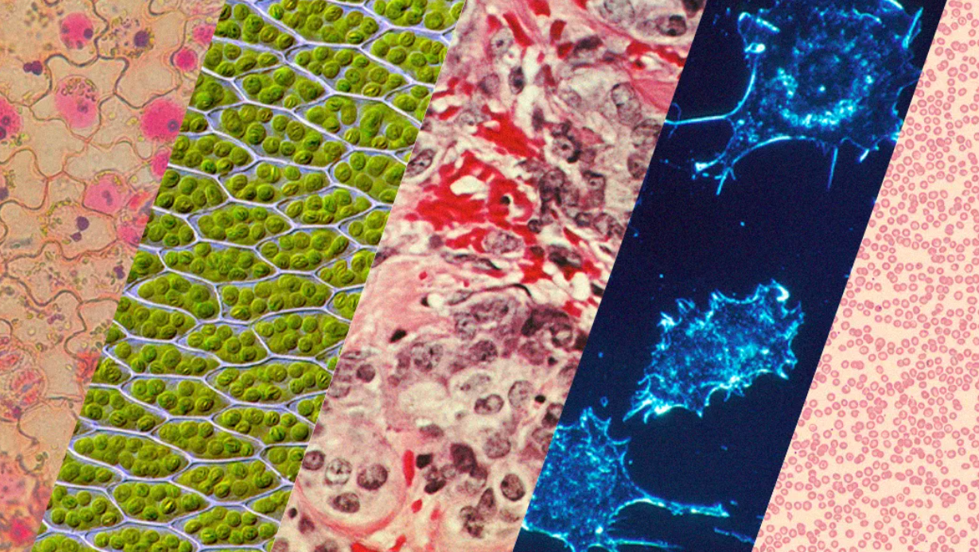
#> input picture imagem_teste.png, 979 x 552 px
$ python teste.py   (older library calls are emulated)
#> lines starting #> are read from the running program, lines starting #| are printed output that depends on the picture
### kernel_bank.py
from collections.abc import Sequence

import cv2
import numpy as np
import matplotlib.pyplot as plt
from matplotlib.colors import LinearSegmentedColormap, TwoSlopeNorm


DIRECTIONAL_ANGLES = (0.0, 22.5, 45.0, 90.0, 112.5, 135.0)


# Kernel bank with the following filters:
#   - Directional: one for each angle in angles
#   - circular: Gaussian and Laplacian if circular = True
class KernelBank:
    def __init__(
        self,
        angles: Sequence[float] = DIRECTIONAL_ANGLES,
        circular: bool = True,
        kernel_size: int = 9,
        gabor_sigma: float = 2.5,
        gaussian_sigma: float = 2.0,
        wavelength: float = 5.0,
        gamma: float = 0.7,
        phase: float = 0.0,
    ) -> None:

        if kernel_size <= 0 or kernel_size % 2 == 0:
            raise ValueError("kernel_size deve ser um inteiro positivo e ímpar.")

        if gabor_sigma <= 0 or gaussian_sigma <= 0:
            raise ValueError("Os valores de sigma devem ser positivos.")

        self.angles = tuple(angles)
        self.circular = circular
        self.kernel_size = kernel_size
        self.gabor_sigma = gabor_sigma
        self.gaussian_sigma = gaussian_sigma
        self.wavelength = wavelength
        self.gamma = gamma
        self.phase = phase
        self.kernels= self._create_kernel_bank()
        self.num_kernels=len(self.kernels)

    # Print the kernel values as floats
    # [4 lines left out: function print, not called in this run]

    # Prints the kernel as a red/blue image
    #   red coloration defines negative numbers and blue positive
    def print_as_image(self) -> None:
        number_of_kernels = len(self.kernels)
        number_of_columns = min(3, number_of_kernels)
        number_of_rows = int(np.ceil(number_of_kernels / number_of_columns))

        figure, axes = plt.subplots(
            number_of_rows,
            number_of_columns,
            figsize=(4 * number_of_columns, 4 * number_of_rows),
            squeeze=False,
        )

        color_map = LinearSegmentedColormap.from_list(
            "negative_red_positive_blue",
            ["red", "white", "blue"],
        )

        for axis, (name, kernel) in zip(axes.flat, self.kernels.items()):
            maximum_absolute_value = float(np.max(np.abs(kernel)))

            # TwoSlopeNorm needs limits other than zero
            if maximum_absolute_value == 0.0:
                maximum_absolute_value = 1.0

            normalization = TwoSlopeNorm(
                vmin=-maximum_absolute_value,
                vcenter=0.0,
                vmax=maximum_absolute_value,
            )

            image = axis.imshow(
                kernel,
                cmap=color_map,
                norm=normalization,
                interpolation="nearest",
            )
            axis.set_title(name.replace("_", " "))
            axis.set_xticks([])
            axis.set_yticks([])
            figure.colorbar(image, ax=axis, fraction=0.046, pad=0.04)

        # Hides empty space in the last line of kernels
        for axis in axes.flat[number_of_kernels:]:
            axis.set_visible(False)

        figure.suptitle("Banco de kernels", fontsize=14)
        figure.tight_layout()
        plt.show()
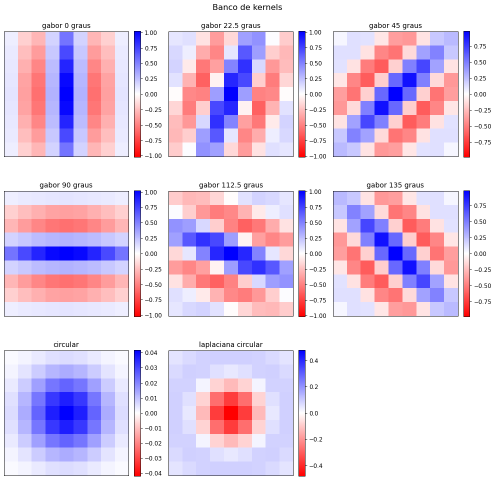
#> figure drawn by matplotlib, 16 panels


    def _create_kernel_bank(self) -> dict[str, np.ndarray]:

        # Directional filters
        kernels = {
            f"gabor_{angle:g}_graus": self._create_gabor_kernel(angle)
            for angle in self.angles
        }

        # Circular filters
        if self.circular:
            kernels["circular"] = self._create_circular_gaussian_kernel()
            kernels["laplaciana_circular"] = (
                self._create_laplacian_of_gaussian_kernel()
            )

        return kernels

    # Creates a square gabor kernel with size equal to kernel_size
    # Filter angulation is defined by angle_degrees
    def _create_gabor_kernel(self, angle_degrees: float) -> np.ndarray:
        theta = np.deg2rad(angle_degrees)

        kernel = cv2.getGaborKernel(
            ksize=(self.kernel_size, self.kernel_size),
            sigma=self.gabor_sigma,
            theta=theta,
            lambd=self.wavelength,
            gamma=self.gamma,
            psi=self.phase,
            ktype=cv2.CV_32F,
        )

        kernel -= kernel.mean()
        return kernel

    def _create_circular_gaussian_kernel(self) -> np.ndarray:
        radius_squared = self._create_radius_squared_grid()
        kernel = np.exp(-radius_squared / (2.0 * self.gaussian_sigma**2))

        kernel /= kernel.sum()

        return kernel.astype(np.float32)

    def _create_laplacian_of_gaussian_kernel(self) -> np.ndarray:
        radius_squared = self._create_radius_squared_grid()
        sigma_squared = self.gaussian_sigma**2
        gaussian = np.exp(-radius_squared / (2.0 * sigma_squared))

        kernel = ((radius_squared - 2.0 * sigma_squared) / sigma_squared**2) * gaussian

        kernel -= kernel.mean()

        return kernel

    def _create_radius_squared_grid(self) -> np.ndarray:
        radius = self.kernel_size // 2
        y, x = np.mgrid[
            -radius:radius + 1,
            -radius:radius + 1,
        ]
        return x**2 + y**2

### image.py
from pathlib import Path
import cv2
import numpy as np
import matplotlib.pyplot as plt

class Image:
    def __init__(
            self,
            path:Path | None = None,
            grey_scale:bool = True,
            height:int = 512,
            width:int = 512,
            image:np.ndarray | None = None,
        ) -> None:

        if height < 0 or width < 0:
            raise ValueError("Image width and height need to be positive integers.")

        self.height = height
        self.width = width
        self.path = path
        self.grey_scale = grey_scale

        if image is not None:
            self.image = image

        elif Path is not None:
            self.image = self.load_image(self.path)

        else:
            raise ValueError("Either 'path' or 'image' must be provided.")


    def show_image(self, image: np.ndarray | None = None, title: str = "Image",) -> None:
        if image is None:
            image = self.image

        if image is None:
            raise ValueError("No image to display")

        plt.figure()

        if len(image.shape) == 2:
            plt.imshow(image, cmap="gray")
        else:
            plt.imshow(cv2.cvtColor(image, cv2.COLOR_BGR2RGB))

        plt.axis("off")
        plt.show()

    def _color_to_grey(self) -> np.ndarray:
        if self.image is None:
            raise ValueError("No image loaded.")

        self.image = cv2.cvtColor(self.image, cv2.COLOR_BGR2GRAY)
        return self.image

    def load_image(self, path:Path = None) -> np.ndarray:
        if path is not None:
            img = cv2.imread(str(path))
#> img is the input picture: shape (552, 979, 3); mean B, G, R 111.3, 126, 145.3
            self.path = path
        elif self.path is not None:
            img = cv2.imread(str(self.path))

        if img is None:
            raise FileNotFoundError(f"Image File not found.")

        # Original image dimensions
        height, width = img.shape[:2]
#> height = 552; width = 979

        # Check if image is large enough
        if height < self.height or width < self.width:
            raise ValueError(
                f"Image ({width}x{height}) is smaller than "
                f"the required size ({self.width}x{self.height})."
            )

        center_y = height // 2
#> center_y = 276
        center_x = width // 2
#> center_x = 489

        start_y = center_y - self.height // 2
#> start_y = 20
        start_x = center_x - self.width // 2
#> start_x = 233

        end_y = start_y + self.height
#> end_y = 532
        end_x = start_x + self.width
#> end_x = 745

        # Center crop
        img = img[
            start_y:end_y,
            start_x:end_x
        ]
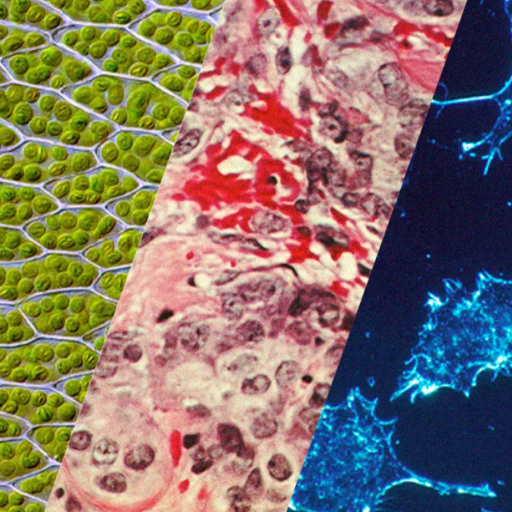
#> img: shape (512, 512, 3); mean B, G, R 103.7, 116, 133.5

        self.image = img

        if self.grey_scale:
            self._color_to_grey()
#> in _color_to_grey, `self.image = cv2.cvtColor(self.image, cv2.COLOR_BGR2GRAY)`:
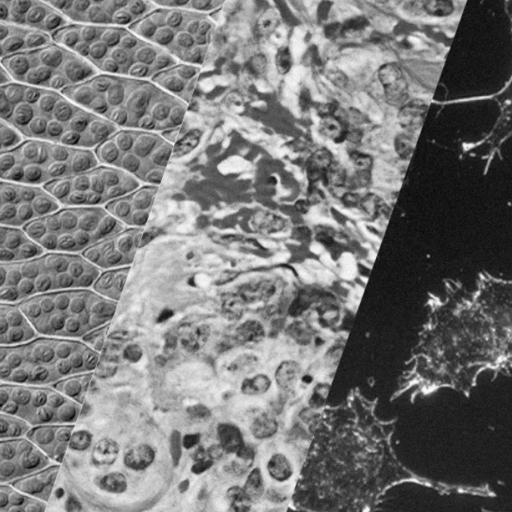
#> self.image: shape (512, 512); min 4, max 252, mean 119.8

        return self.image


    def gaussian_downscale(self,
                           image: np.ndarray | None = None,
                           downscale=2
                        ) -> np.ndarray:

#> called with downscale = 2
        if downscale <= 0:
            raise ValueError("Downscale must be a positive integer.")

        if image is None:
            if self.image is None:
                raise ValueError("No image loaded.")

            image = self.image

        # Gaussian blur before downscale
        sigma = downscale / 2

        image = cv2.GaussianBlur(
            image,
            ksize=(0, 0),
            sigmaX=sigma,
            sigmaY=sigma,
        )

        height, width = image.shape[:2]
#> height = 512; width = 512

        new_width = width // downscale
#> new_width = 256
        new_height = height // downscale
#> new_height = 256

        image = cv2.resize(
            image,
            (new_width, new_height),
            interpolation=cv2.INTER_AREA,
        )
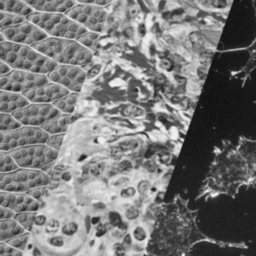
#> image: shape (256, 256); min 17, max 244, mean 120

        # Returns a new instance of Image
        return Image(
                    height=new_height,
                    width=new_width,
                    image=image,
                    grey_scale=self.grey_scale,
                    path=None,
                )

### teste.py
from pathlib import Path
from kernel_bank import KernelBank
from image import Image


kernel_bank = KernelBank()

kernel_bank.print_as_image()

path = Path("./imagem_teste.png")
img = Image(path, True)

img.show_image()

scale_1 = img.gaussian_downscale()
scale_1.show_image()

scale_2 = scale_1.gaussian_downscale()
#> call 2 of gaussian_downscale, with downscale = 2
#> in gaussian_downscale (call 2), `image = cv2.GaussianBlur( image, ksize=(0, 0), sigmaX=sigma, sigmaY=si..`:
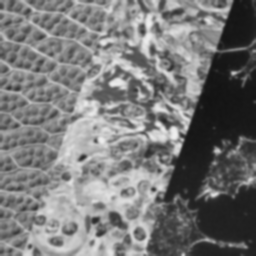
#> image: shape (256, 256); min 18, max 239, mean 120
#> in gaussian_downscale (call 2), `image = cv2.resize( image, (new_width, new_height), interpolation=cv2...`:
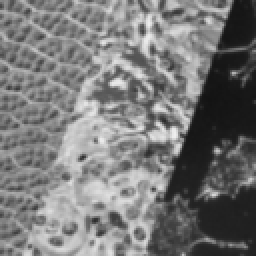
#> image: shape (128, 128) (shown 2 times larger); min 19, max 239, mean 120.1
scale_2.show_image()
